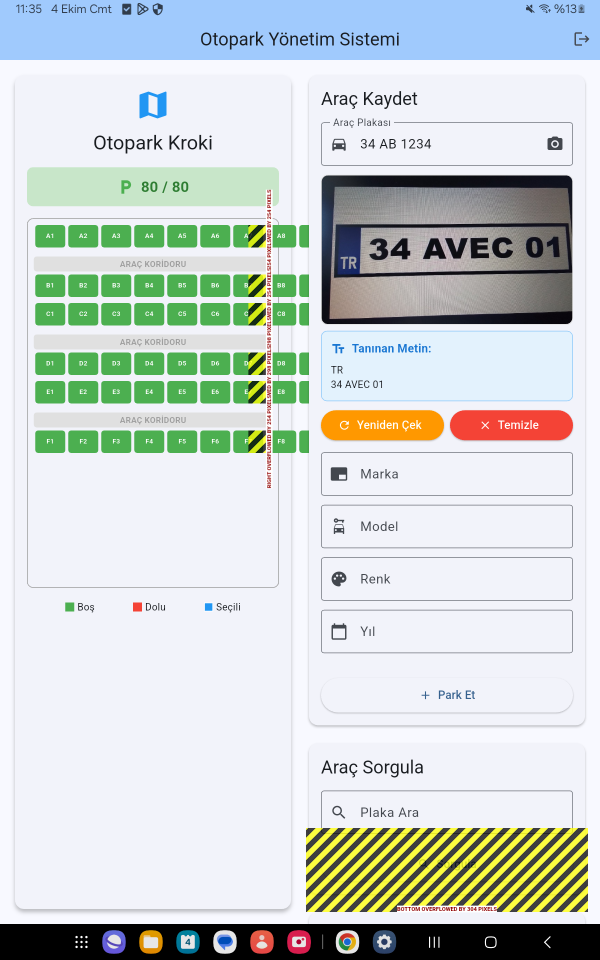
#> input picture flutter_01.png, 1200 x 1920 px (shown at 1/2 size)
$ python -i detector.py   (imports and definitions only)
#> lines starting #> are read from the running program, lines starting #| are printed output that depends on the picture; after the words box and inside, x2 and y2 are one past the last pixel; in counts of white or black regions, pixels touching at a corner belong together
#> further down, picture is the input picture: shape (1920, 1200, 3); mean B, G, R 209.4, 211.7, 204.2
"""
ROI (Region of Interest) tespit modülü
"""
import cv2
import numpy as np
from typing import List, Tuple, Optional
from dataclasses import dataclass


@dataclass
class BoundingBox:
    """Sınırlayıcı kutu sınıfı"""
    x: int
    y: int
    width: int
    height: int
    confidence: float = 1.0
    label: str = ""


class ROIDetector:
    """ROI tespit sınıfı"""

    def __init__(self):
        self.min_area = 100
        self.max_area = 50000
        self.min_aspect_ratio = 0.1
        self.max_aspect_ratio = 10.0

    def detect_by_contours(self, image: np.ndarray) -> List[BoundingBox]:
        """Kontur tabanlı ROI tespiti"""
        if len(image.shape) == 3:
            gray = cv2.cvtColor(image, cv2.COLOR_BGR2GRAY)
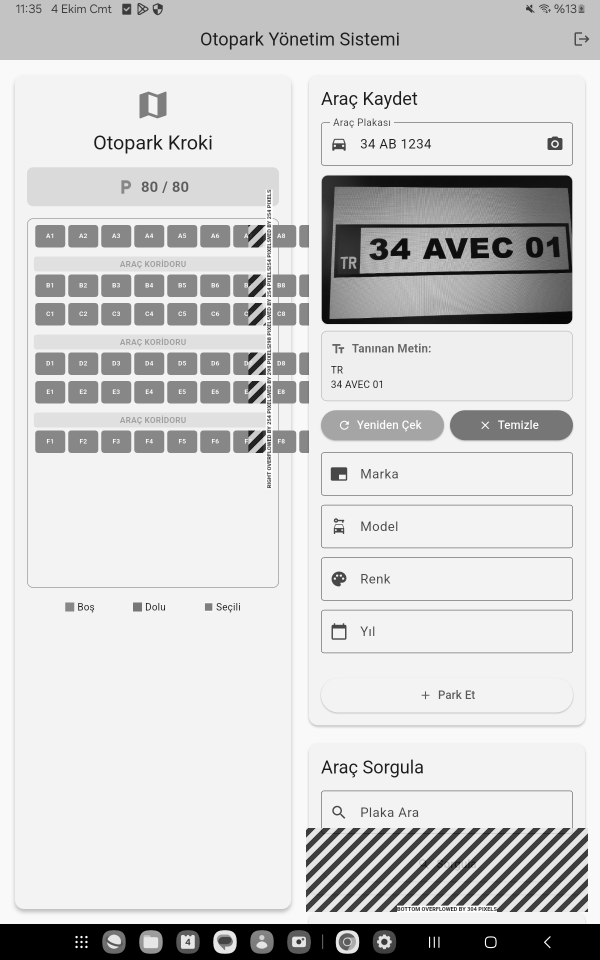
#> gray: shape (1920, 1200) (shown at 1/2 size); min 0, max 255, mean 208.9
        else:
            gray = image.copy()

        # Görüntüyü ön işle
        preprocessed = self._preprocess_for_detection(gray)

        # Konturları bul
        contours, _ = cv2.findContours(preprocessed, cv2.RETR_EXTERNAL, cv2.CHAIN_APPROX_SIMPLE)

        # ROI'leri filtrele
        rois = []
        for contour in contours:
            bbox = self._contour_to_bbox(contour)
            if self._is_valid_roi(bbox, image.shape):
                rois.append(bbox)

        # ROI'leri alan büyüklüğüne göre sırala
        rois.sort(key=lambda x: x.width * x.height, reverse=True)

        return rois

    # [92 lines left out: functions detect_by_hough_lines, detect_by_template_matching, detect_text_regions, detect_largest_roi, crop_roi, not called in this run]

    def _preprocess_for_detection(self, image: np.ndarray) -> np.ndarray:
        """Tespit için ön işleme"""
        # Gaussian blur
        blurred = cv2.GaussianBlur(image, (5, 5), 0)

        # Adaptif eşikleme
        thresh = cv2.adaptiveThreshold(
            blurred, 255, cv2.ADAPTIVE_THRESH_GAUSSIAN_C, cv2.THRESH_BINARY, 11, 2
        )
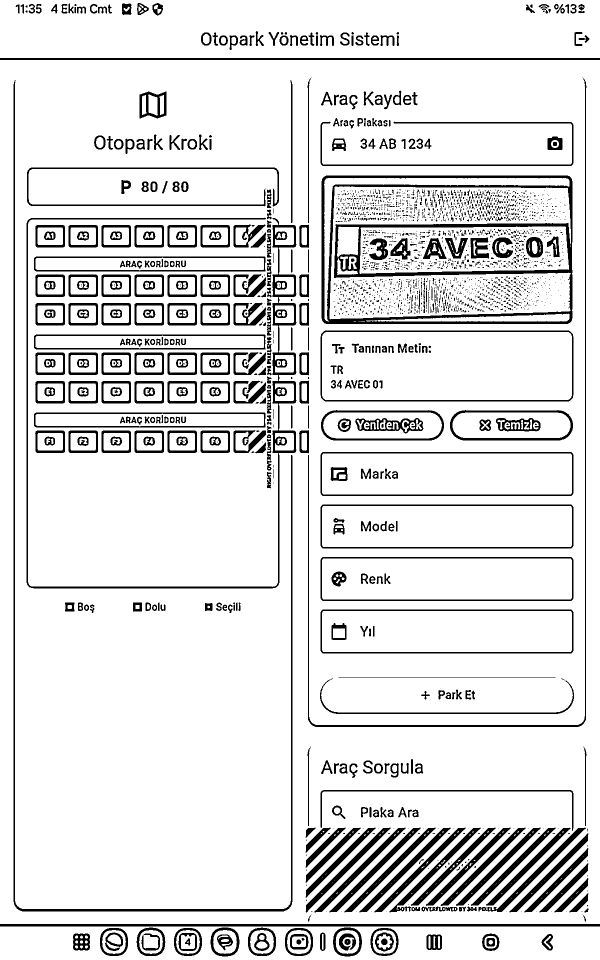
#> thresh: shape (1920, 1200) (shown at 1/2 size); 88% white; 2389 black regions (1834 under 20 px), largest, box (x1, y1, x2, y2) and area: (643, 351, 1145, 648) 22321, (53, 435, 593, 1177) 12930, (27, 160, 585, 1823) 10414

        # Morfolojik işlemler
        kernel = cv2.getStructuringElement(cv2.MORPH_RECT, (2, 2))
        morphed = cv2.morphologyEx(thresh, cv2.MORPH_CLOSE, kernel)
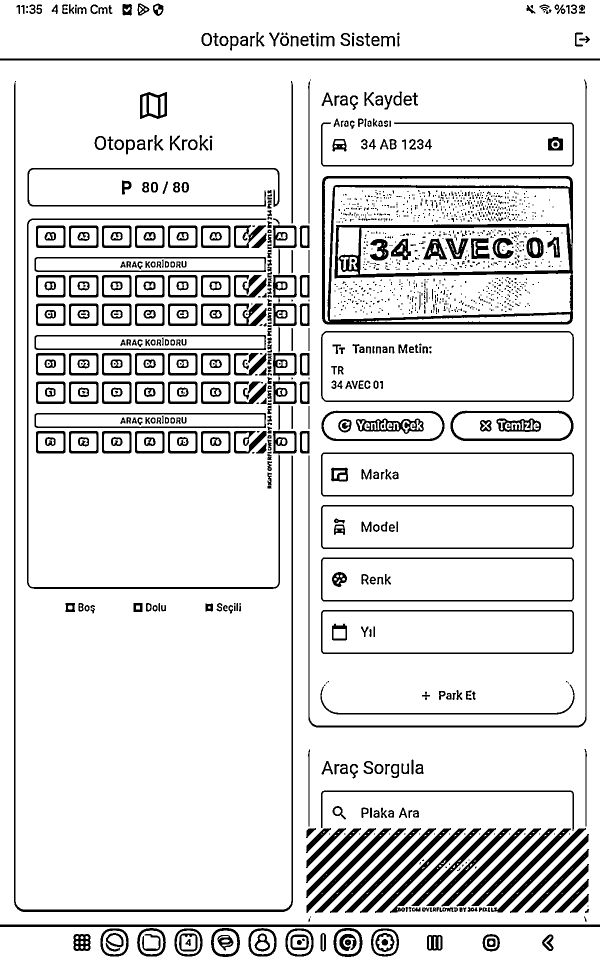
#> morphed: shape (1920, 1200) (shown at 1/2 size); 88.3% white; 1550 black regions (1008 under 20 px)

        return morphed

    def _contour_to_bbox(self, contour: np.ndarray) -> BoundingBox:
        """Konturu sınırlayıcı kutuya çevir"""
        x, y, w, h = cv2.boundingRect(contour)
        return BoundingBox(x, y, w, h)

    def _is_valid_roi(self, bbox: BoundingBox, image_shape: Tuple[int, ...]) -> bool:
        """ROI'nin geçerli olup olmadığını kontrol et"""
        area = bbox.width * bbox.height
        aspect_ratio = bbox.width / bbox.height if bbox.height > 0 else 0

        return (self.min_area <= area <= self.max_area and
                self.min_aspect_ratio <= aspect_ratio <= self.max_aspect_ratio and
                bbox.x >= 0 and bbox.y >= 0 and
                bbox.x + bbox.width <= image_shape[1] and
                bbox.y + bbox.height <= image_shape[0])

    # [63 lines left out: functions _lines_to_rois, _group_lines, _lines_are_similar, _group_to_bbox, not called in this run]

>>> import cv2
>>> picture = cv2.imread('../flutter_01.png')
>>> result = ROIDetector().detect_by_contours(picture)
#> in detect_by_contours, `contours, _ = cv2.findContours(preprocessed, cv2.RETR_EXTERNAL, cv2.CH..`: contours = 3 contours; box (x1, y1, x2, y2) and area: (0, 121, 1200, 1849) 2070673, (0, 0, 1200, 117) 139084, (0, 1854, 1200, 1920) 77935
#> the loop in detect_by_contours, `for contour in contours:` made 3 passes
#> (contour, y in _contour_to_bbox, h in _contour_to_bbox, area in _is_valid_roi, aspect_ratio in _is_valid_roi) on passes 1 to 3: ([[0, 1854], [0, 1919], [1199, 1919], [1199, 1854]], 1854, 66, 79200, 18.18), ([[0, 121], [0, 1848], [1199, 1848], [1199, 121]], 121, 1728, 2073600, 0.694), ([[0, 0], [0, 116], [1199, 116], [1199, 0]], 0, 117, 140400, 10.26)
#> after the loop in detect_by_contours, `for contour in contours:`: rois = []
#> result = []
